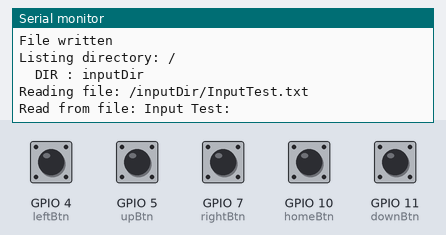
This sketch was run on a simulated ESP32-S3. Shown: the last lines printed to the serial monitor. The test bench sets the inputs (shaded band); at power-on: GPIO 4 (leftBtn), GPIO 5 (upBtn), GPIO 7 (rightBtn), GPIO 10 (homeBtn), GPIO 11 (downBtn) LOW. Storage starts empty.

Above: at 2.2 s.
2.3 s: GPIO 4 (leftBtn) pulled HIGH for 0.15 s
At 3.1 s:
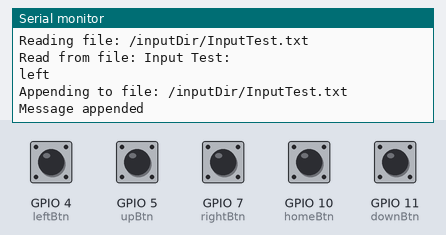
3.9 s: GPIO 5 (upBtn) pulled HIGH for 0.15 s
At 4.3 s:
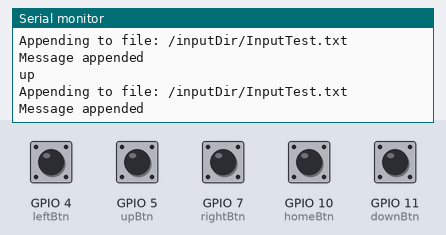
5.5 s: GPIO 7 (rightBtn) pulled HIGH for 0.15 s
At 6.7 s:
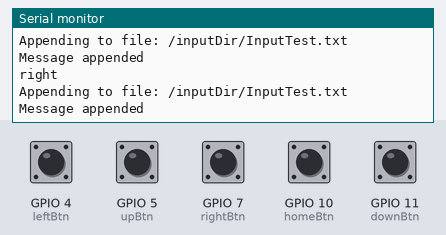
7.1 s: GPIO 10 (homeBtn) pulled HIGH for 0.15 s
At 8.3 s:
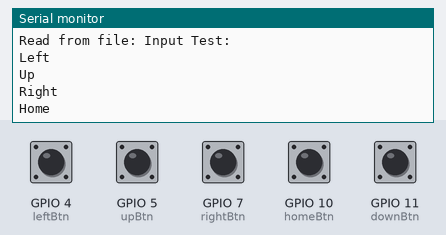
8.7 s: GPIO 11 (downBtn) pulled HIGH for 0.15 s
At 9.2 s:
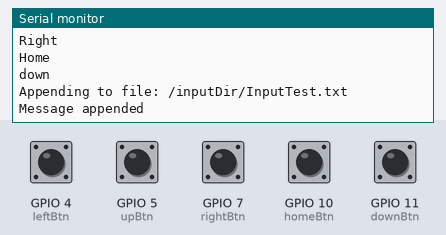
10.3 s: GPIO 10 (homeBtn) pulled HIGH for 1 s
At 10.8 s:
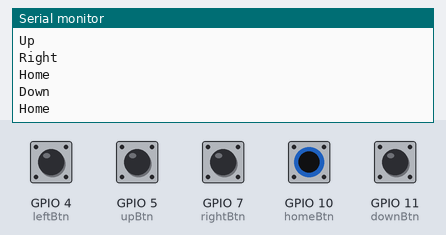

The sketch:

The_Good_Stuff_Ard.ino
```cpp
#include "FS.h"
#include "SD.h"
#include "SPI.h"

// Button input, writing to SD card directory

// Number for button pins
const int upBtn = 5;
const int downBtn = 11;
const int rightBtn = 7;
const int leftBtn = 4;
const int homeBtn = 10;

// Variables for reading pushbutton status
int upBtnState = 0;
int downBtnState = 0;
int rightBtnState = 0;
int leftBtnState = 0;
int homeBtnState = 0;


//Uncomment and set up if you want to use custom pins for the SPI communication
#define REASSIGN_PINS
int sck = 21;
int miso = 20;
int mosi = 19;
int cs = 18;


void listDir(fs::FS &fs, const char *dirname, uint8_t levels) {
  Serial.printf("Listing directory: %s\n", dirname);

  File root = fs.open(dirname);
  if (!root) {
    Serial.println("Failed to open directory");
    return;
  }
  if (!root.isDirectory()) {
    Serial.println("Not a directory");
    return;
  }

  File file = root.openNextFile();
  while (file) {
    if (file.isDirectory()) {
      Serial.print("  DIR : ");
      Serial.println(file.name());
      if (levels) {
        listDir(fs, file.path(), levels - 1);
      }
    } else {
      Serial.print("  FILE: ");
      Serial.print(file.name());
      Serial.print("  SIZE: ");
      Serial.println(file.size());
    }
    file = root.openNextFile();
  }
}


void createDir(fs::FS &fs, const char *path) {
  Serial.printf("Creating Dir: %s\n", path);
  if (fs.mkdir(path)) {
    Serial.println("Dir created");
  } else {
    Serial.println("mkdir failed");
  }
}

void readFile(fs::FS &fs, const char *path) {
  Serial.printf("Reading file: %s\n", path);

  File file = fs.open(path);
  if (!file) {
    Serial.println("Failed to open file for reading");
    return;
  }

  Serial.print("Read from file: ");
  while (file.available()) {
    Serial.write(file.read());
  }
  file.close();
}

void writeFile(fs::FS &fs, const char *path, const char *message) {
  Serial.printf("Writing file: %s\n", path);

  File file = fs.open(path, FILE_WRITE);
  if (!file) {
    Serial.println("Failed to open file for writing");
    return;
  }
  if (file.print(message)) {
    Serial.println("File written");
  } else {
    Serial.println("Write failed");
  }
  file.close();
}

void appendFile(fs::FS &fs, const char *path, const char *message) {
  Serial.printf("Appending to file: %s\n", path);

  File file = fs.open(path, FILE_APPEND);
  if (!file) {
    Serial.println("Failed to open file for appending");
    return;
  }
  if (file.print(message)) {
    Serial.println("Message appended");
  } else {
    Serial.println("Append failed");
  }
  file.close();
}

void renameFile(fs::FS &fs, const char *path1, const char *path2) {
  Serial.printf("Renaming file %s to %s\n", path1, path2);
  if (fs.rename(path1, path2)) {
    Serial.println("File renamed");
  } else {
    Serial.println("Rename failed");
  }
}

void deleteFile(fs::FS &fs, const char *path) {
  Serial.printf("Deleting file: %s\n", path);
  if (fs.remove(path)) {
    Serial.println("File deleted");
  } else {
    Serial.println("Delete failed");
  }
}

void setup() {
  // put your setup code here, to run once:
    delay(1000);

  Serial.begin(115200);

#ifdef REASSIGN_PINS
  SPI.begin(sck, miso, mosi, cs);
  if (!SD.begin(cs)) {
#else
  if (!SD.begin()) {
#endif
    Serial.printf("sck = %d, miso = %d, mosi = %d, cs = %d\n", sck, miso, mosi, cs);
    Serial.println("Card Mount Failed");
    return;
  }

  // Initialize button pins as input
  pinMode(upBtn, INPUT);
  pinMode(downBtn, INPUT);
  pinMode(rightBtn, INPUT);
  pinMode(leftBtn, INPUT);
  pinMode(homeBtn, INPUT);

  listDir(SD, "/", 0);
  createDir(SD, "/inputDir");
  writeFile(SD, "/inputDir/InputTest.txt", "Input Test:\n");
  listDir(SD, "/", 0);
  readFile(SD, "/inputDir/InputTest.txt");

}

void loop() {
  // put your main code here, to run repeatedly:

  if (upBtnState == LOW && digitalRead(upBtn)) {
    Serial.println("up");
    appendFile(SD, "/inputDir/InputTest.txt", "Up\n");
  }

  if (downBtnState == LOW && digitalRead(downBtn)) {
    Serial.println("down");
    appendFile(SD, "/inputDir/InputTest.txt", "Down\n");
  }

  if (rightBtnState == LOW && digitalRead(rightBtn)) {
    Serial.println("right");
    appendFile(SD, "/inputDir/InputTest.txt", "Right\n");
  }

  if (leftBtnState == LOW && digitalRead(leftBtn)) {
    Serial.println("left");
    appendFile(SD, "/inputDir/InputTest.txt", "Left\n");
  }

  if (homeBtnState == LOW && digitalRead(homeBtn)) {
    Serial.println("home");
    appendFile(SD, "/inputDir/InputTest.txt", "Home\n");
    readFile(SD, "/inputDir/InputTest.txt");
  }

  upBtnState = digitalRead(upBtn);
  downBtnState = digitalRead(downBtn);
  rightBtnState = digitalRead(rightBtn);
  leftBtnState = digitalRead(leftBtn);
  homeBtnState = digitalRead(homeBtn);
}
```

Measured:
- after the input at 2.3 s, the serial monitor: prints a new line at once (image 1)
- after the input at 3.9 s, the serial monitor: prints a new line at once (image 2)
- after the input at 5.5 s, the serial monitor: prints a new line at once (image 3)
- after the input at 7.1 s, the serial monitor: prints a new line at once (image 4)
- after the input at 8.7 s, the serial monitor: prints a new line at once (image 5)
- after the input at 10.3 s, the serial monitor: prints a new line at once (image 6)
